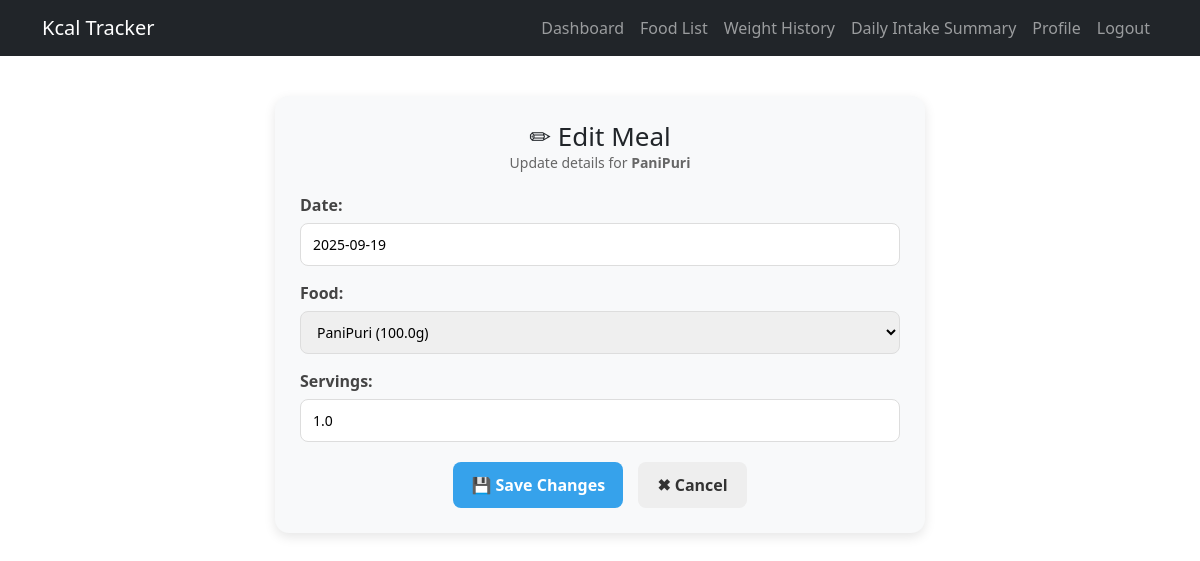
The app's page /tracker/meals/21/edit/ (signed in) with its own data.
### tracker/models.py (models this page shows, shortened)
class MealEntry(models.Model):
    user = models.ForeignKey(User, on_delete=models.CASCADE)
    date = models.DateField(default=timezone.localdate)
    food = models.ForeignKey(Food, on_delete=models.CASCADE)
    servings = models.FloatField(default=1.0)  # relative to food.serving_size_g

class Food(models.Model):
    name = models.CharField(max_length=120, unique=True)
    serving_size_g = models.FloatField(default=100)
    kcal = models.FloatField()
    protein_g = models.FloatField(default=0)
    fat_g = models.FloatField(default=0)
    carbs_g = models.FloatField(default=0)
    def __str__(self):
        return f"{self.name} ({self.serving_size_g}g)"

### tracker/views.py (the view)
# urls.py: path("meals/<int:meal_id>/edit/", views.meal_edit, name="meal_edit"),
@login_required
def meal_edit(request, meal_id):
    meal = get_object_or_404(MealEntry, id=meal_id, user=request.user)  # only the owner can edit
    if request.method == "POST":
        form = MealEntryForm(request.POST, instance=meal)
        if form.is_valid():
            form.save()
            return redirect('meals_list')  # after editing, go back to list
    else:
        form = MealEntryForm(instance=meal)
    return render(request, "meal_edit.html", {"form": form, "meal": meal})

### tracker/forms.py
class MealEntryForm(forms.ModelForm):
    class Meta:
        model = MealEntry
        fields = ['date', 'food', 'servings']

### tracker/templates/meal_edit.html (shortened to what this page needs)
{% extends "base.html" %}
{% block content %}
<div class="meal-edit-container">
  <div class="header">
    <h2>✏ Edit Meal</h2>
    <p class="subtitle">Update details for <strong>{{ meal.food.name }}</strong></p>
  </div>
  <form method="post" class="styled-form">
    {{ form.as_p }}
    <div class="form-actions">
      <button type="submit" class="btn primary">💾 Save Changes</button>
      <a href="{% url 'food_list' %}" class="btn secondary">✖ Cancel</a>
    </div>
  </form>
</div>
{% endblock %}

### tracker/templates/meal_edit.html (style rules this page uses)
.meal-edit-container { max-width: 650px; margin: 40px auto; padding: 25px; background: #f8f9fa; border-radius: 14px; box-shadow: 0 4px 12px rgba(0,0,0,0.1); font-family: "Segoe UI", sans-serif; }
.header { text-align: center; margin-bottom: 20px; }
.header h2 { font-size: 26px; margin: 0; }
.subtitle { font-size: 14px; color: #666; }
.styled-form p { margin-bottom: 15px; }
.styled-form label { display: block; font-weight: 600; margin-bottom: 6px; color: #444; }
.styled-form input, .styled-form select, .styled-form textarea { width: 100%; padding: 10px 12px; border: 1px solid #ddd; border-radius: 8px; font-size: 14px; transition: border 0.3s, box-shadow 0.3s; }
.form-actions { margin-top: 20px; display: flex; gap: 15px; justify-content: center; }
.btn { text-decoration: none; padding: 10px 18px; border-radius: 8px; font-weight: 600; transition: 0.3s; cursor: pointer; }
.btn.primary { background: #36A2EB; color: white; border: none; }
.btn.secondary { background: #eee; color: #333; }

### records on screen
MealEntry: food.name "PaniPuri", date "2025-09-19", food "PaniPuri (100.0g)", servings "1.0"
